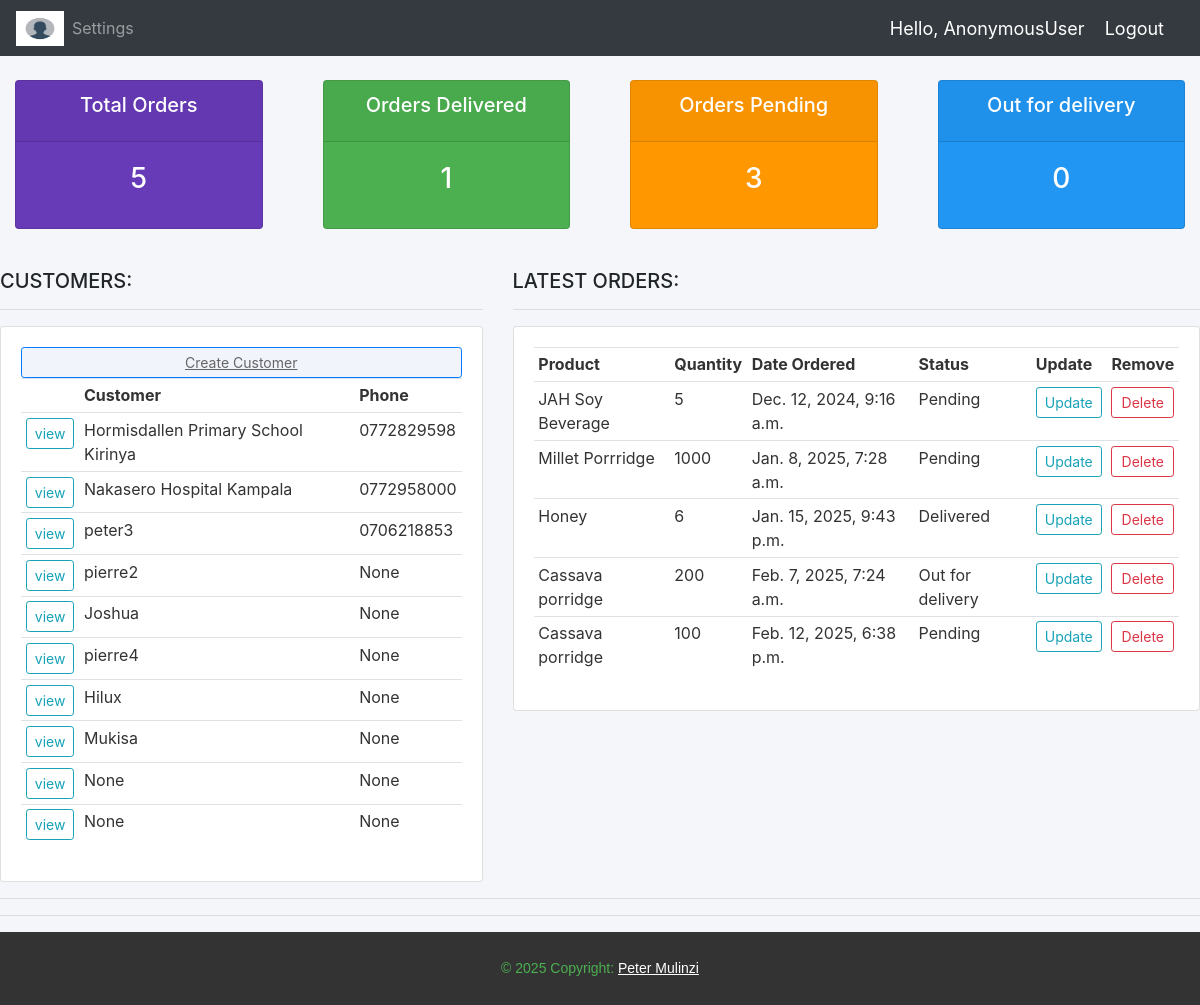
The app's page /, older data.
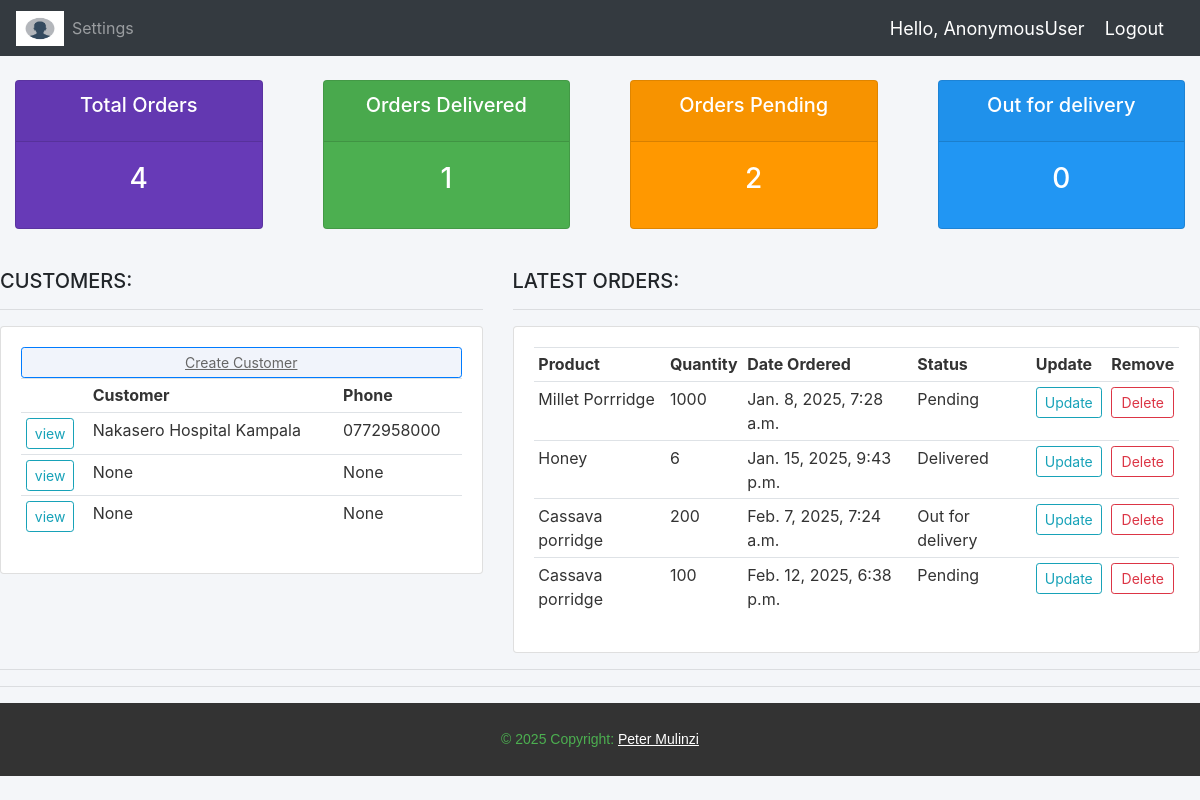
The same page, newer data.
### Jah_Accounts/models.py (models this page shows, shortened)
class Customer(models.Model):
    user = models.OneToOneField(User, null=True, blank=True, on_delete=models.CASCADE)
    name = models.CharField(max_length=200, null=True, blank=True)
    phone = models.CharField(max_length=200, null=True, blank=True)
    email = models.CharField(max_length=200, null=True, blank=True)
    profile_picture = models.ImageField(null=True, default='avi.jpg', blank=True)
    date_created = models.DateTimeField(auto_now_add=True, null=True, blank=True)

class Order(models.Model):
    STATUS = (
        ('Pending', 'Pending'),
        ('Out for delivery', 'Out for delivery'),
        ('Delivered', 'Delivered'),
    )
    MEASUREMENT = (
        ('Kgs', 'Kgs'),
        ('Tins', 'Tins'),
    )
    Customer = models.ForeignKey(Customer, null=True, on_delete=models.SET_NULL)
    Product = models.ForeignKey(Product, null=True, on_delete=models.SET_NULL,)
    date_created = models.DateTimeField(auto_now_add=True, null=True)
    status = models.CharField(max_length=200, null=True, choices=STATUS)
    tags = models.ManyToManyField(Tag)
    Quantity = models.CharField(null=True, max_length=4)
    units = models.CharField(max_length=200, null=True, choices=MEASUREMENT,)
    note = models.CharField(max_length=200, null=True)

class Product(models.Model):
    CATEGORY = (
        ('Flour', 'Flour'),
        ('Honey', 'Honey'),
        ('Spice', 'Spice'),
    )
    name = models.CharField(max_length=200, null=True)
    price = models.FloatField(null=True)
    category = models.CharField(max_length=200, null=True, choices=CATEGORY)
    description = models.CharField(max_length=200, null = True, blank = True)
    date_created = models.DateTimeField(auto_now_add=True, null=True)
    def __str__(self):
        return self.name

### Jah_Accounts/views.py (the view)
# urls.py: path('', views.dashboard, name='home'),
def dashboard(request):
    orders = Order.objects.all()
    customers = Customer.objects.all()
    total_orders = orders.count()
    pending = Order.objects.filter(status='Pending').count()
    delivered = Order.objects.filter(status='Delivered').count()
    out_for_delivery = Order.objects.filter(status='Out for delivery').count()
    context = {
        'orders': orders,
        'customers': customers,
        'total_orders': total_orders,
        'pending': pending,
        'delivered': delivered,
        'out_for_delivery': out_for_delivery,
    }
    return render(request, 'Jah_Accounts/Dashboard.html', context)

### Jah_Accounts/templates/Jah_Accounts/Dashboard.html
{% extends "Jah_Accounts/main.html" %}
{% block content %}
{% include "Jah_Accounts/status.html" %}
<br>
<div class="row">
    <div class="col-md-5">
        <h5>CUSTOMERS:</h5>
        <hr>
        <div class="card card-body" style="background-color: #ffffff; color: #333333;">
            <a class="btn btn-primary btn-sm btn-block" href="{% url "createCustomer" %}" style="background-color: #f1f4fb; color: #666666; text-decoration: underline;">Create Customer</a>
            <table class="table table-sm"">
                <tr>
                    <th></th>
                    <th>Customer</th>
                    <th>Phone</th>
                </tr>
                {% for customers in customers %}
                <div >
                    <tr>
                        <td><a class="btn btn-sm btn-outline-info" href="{% url 'customers' customers.id %}">view</a></td>
                        <td>{{ customers.name }}</td>
                        <td>{{ customers.phone }}</td>
                    </tr>
                </div>
                {% endfor %}
            </table>
        </div>
    </div>
    <div class="col-md-7">
        <h5>LATEST ORDERS:</h5>
        <hr>
        <div class="card card-body" style="background-color: #ffffff; color: #333333;">
            <table class="table table-sm">
                <tr>
                    <th>Product</th>
                    <th>Quantity</th>
                    <th>Date Ordered</th>
                    <th>Status</th>
                    <th>Update</th>
                    <th>Remove</th>
                </tr>
                {% for y in orders  %}
                    <tr>
                        <td>{{ y.Product }}</td>
                        <td>{{ y.Quantity }}</td>
                        <td>{{ y.date_created }}</td>
                        <td>{{ y.status }}</td>
                        <td><a class="btn btn-outline-info btn-sm " href="{% url 'updateOrder' y.id %}">Update</a></td>
                        <td><a class="btn btn-outline-danger btn-sm btn-block" href="{% url 'deleteOrder' y.id %}">Delete</a></td>
                    </tr>
                {% endfor %}
            </table>
        </div>
    </div>
</div>
<hr>
{% endblock %}

### Jah_Accounts/templates/Jah_Accounts/main.html (shortened to what this page needs)
{% load static %}
<!DOCTYPE html>
<html lang="en">
<head>
    <link rel="stylesheet" href="https://cdn.jsdelivr.net/npm/bootstrap@4.0.0/dist/css/bootstrap.min.css"></head>
    <link rel="stylesheet" href="{% static 'css/main.css' %}?v=2.0">
<body>
    {% include "Jah_Accounts/navbar.html" %}
    {% block content %}
    {% endblock %}
    <hr>
</body>
<footer class="text-white text-center text-lg-start" style="background-color: #333333; color: #ffffff; text-align: center; padding: 10px; font-family: Arial, sans-serif; font-size: 14px; margin: 0;">
    <div class="text-center p-3" style="color: #4caf50; text-decoration: none;">
      © 2025 Copyright:
      <a class="text-white" style="text-decoration: underline; color: #ffffff;" href="mailto:pbmulinzi@gmail.com">Peter Mulinzi</a>
    </div>
</footer>
</html>

### Jah_Accounts/templates/Jah_Accounts/navbar.html (shortened to what this page needs)
{% load static %}
<nav class="navbar navbar-expand-lg navbar-dark bg-dark">
    <img src="/static/images/avi.jpg" alt="" width="48" height="35">
    <div class="collapse navbar-collapse" id="navbarNavAltMarkup">
      <div class="navbar-nav">
        <a class="nav-link" href="{% url 'account' %}">Settings</a>
      </div>
    </div>
    <span class="hello-msg">Hello, {{request.user}}</span>
    <span><a class="hello-msg" href="{% url 'logout' %}">Logout</a></span>
  </nav>

### Jah_Accounts/templates/Jah_Accounts/Status.html
{% load static %}
<br>
<div class="row">
    <div class="col">
        <div class="col-md">
            <div class="card text-center text-white mb-3" id="total-orders">
                <div class="card-header">
                    <h5 class="card-title">Total Orders</h5>
                </div>
                <div class="card-body">
                    <h3 class="card-title">{{total_orders|default:"0"}}</h3>
                </div>
            </div>
        </div>
    </div>
    <div class="col">
        <div class="col-md">
            <div class="card text-center text-white mb-3" id="orders-delivered">
                <div class="card-header">
                    <h5 class="card-title">Orders Delivered</h5>
                </div>
                <div class="card-body">
                    <h3 class="card-title">{{delivered|default:"0"}}</h3>
                </div>
            </div>
        </div>
    </div>
    <div class="col">
        <div class="col-md">
            <div class="card text-center text-white mb-3" id="orders-pending">
                <div class="card-header">
                    <h5 class="card-title">Orders Pending</h5>
                </div>
                <div class="card-body">
                    <h3 class="card-title">{{pending|default:"0"}}</h3>
                </div>
            </div>
        </div>
    </div>
    <div class="col">
        <div class="col-md">
            <div class="card text-center text-white mb-3" id="out-for-delivery">
                <div class="card-header">
                    <h5 class="card-title">Out for delivery</h5>
                </div>
                <div class="card-body">
                    <h3 class="card-title">{{Out_for_Delivery|default:"0"}}</h3>
                </div>
            </div>
        </div>
    </div>
</div>

### static/css/main.css (style rules this page uses)
body { background-color: #f4f6f9; }
#total-orders { background-color: #673ab7; }
#orders-delivered { background-color: #4caf50; }
#orders-pending { background-color: #ff9800; }
#out-for-delivery { background-color: #2196f3; }

### Jah_Accounts/templates/Jah_Accounts/navbar.html (style rules this page uses)
.hello-msg { font-size: 18px; color: #fff; margin-right: 20px; }

Row changes from the older to the newer data that the page shows:
removed Customer: name "Hormisdallen Primary School Kirinya", phone "0772829598"
removed Customer: name "peter3", phone "0706218853"
removed Customer: name "pierre2", phone "None"
removed Customer: name "Joshua", phone "None"
removed Customer: name "pierre4", phone "None"
removed Customer: name "Hilux", phone "None"
removed Customer: name "Mukisa", phone "None"
removed Order: Product "JAH Soy Beverage", Quantity "5", date_created "Dec. 12, 2024, 9:16 a.m.", status "Pending"
Text that changed along with them:
{{ total_orders|default:"0" }}: "5" → "4"
{{ pending|default:"0" }}: "3" → "2"
